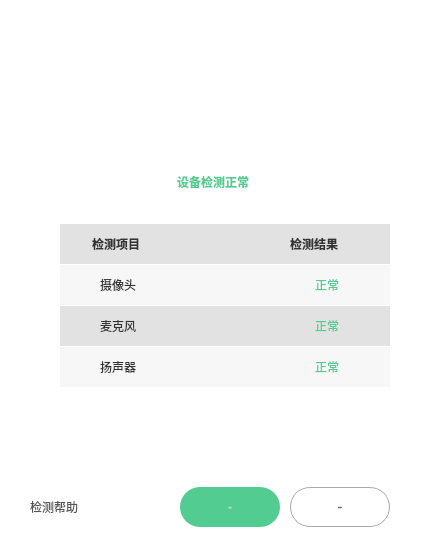
     <widget class="QWidget" name="page_result">
      <property name="styleSheet">
       <string notr="true">	background-color: rgb(255,255,255);</string>
      </property>
      <layout class="QGridLayout" name="gridLayout_7">
       <property name="leftMargin">
        <number>0</number>
       </property>
       <property name="topMargin">
        <number>112</number>
       </property>
       <property name="rightMargin">
        <number>0</number>
       </property>
       <property name="bottomMargin">
        <number>20</number>
       </property>
       <property name="spacing">
        <number>0</number>
       </property>
       <item row="0" column="0">
        <layout class="QVBoxLayout" name="verticalLayout_10">
         <property name="spacing">
          <number>0</number>
         </property>
         <item>
          <layout class="QHBoxLayout" name="horizontalLayout_31">
           <property name="spacing">
            <number>0</number>
           </property>
           <property name="leftMargin">
            <number>201</number>
           </property>
           <item>
            <widget class="QLabel" name="label_result">
             <property name="minimumSize">
              <size>
               <width>48</width>
               <height>48</height>
              </size>
             </property>
             <property name="maximumSize">
              <size>
               <width>48</width>
               <height>48</height>
              </size>
             </property>
             <property name="styleSheet">
              <string notr="true">border-image:url(:/ctrl/img/ctrl/Dev_Sucess.png)</string>
             </property>
             <property name="text">
              <string/>
             </property>
            </widget>
           </item>
           <item>
            <spacer name="horizontalSpacer_14">
             <property name="orientation">
              <enum>Qt::Horizontal</enum>
             </property>
             <property name="sizeHint" stdset="0">
              <size>
               <width>40</width>
               <height>20</height>
              </size>
             </property>
            </spacer>
           </item>
          </layout>
         </item>
         <item>
          <spacer name="verticalSpacer_20">
           <property name="orientation">
            <enum>Qt::Vertical</enum>
           </property>
           <property name="sizeType">
            <enum>QSizePolicy::Fixed</enum>
           </property>
           <property name="sizeHint" stdset="0">
            <size>
             <width>20</width>
             <height>12</height>
            </size>
           </property>
          </spacer>
         </item>
         <item>
          <layout class="QHBoxLayout" name="horizontalLayout_32">
           <property name="spacing">
            <number>0</number>
           </property>
           <property name="leftMargin">
            <number>177</number>
           </property>
           <item>
            <widget class="QLabel" name="label_title">
             <property name="styleSheet">
              <string notr="true">color:rgba(82,204,144,1);
font: 16px &quot;微软雅黑&quot;;
font-weight:500;</string>
             </property>
             <property name="text">
              <string>设备检测正常</string>
             </property>
            </widget>
           </item>
           <item>
            <spacer name="horizontalSpacer_7">
             <property name="orientation">
              <enum>Qt::Horizontal</enum>
             </property>
             <property name="sizeHint" stdset="0">
              <size>
               <width>40</width>
               <height>20</height>
              </size>
             </property>
            </spacer>
           </item>
          </layout>
         </item>
         <item>
          <spacer name="verticalSpacer_21">
           <property name="orientation">
            <enum>Qt::Vertical</enum>
           </property>
           <property name="sizeType">
            <enum>QSizePolicy::Fixed</enum>
           </property>
           <property name="sizeHint" stdset="0">
            <size>
             <width>20</width>
             <height>32</height>
            </size>
           </property>
          </spacer>
         </item>
         <item>
          <layout class="QHBoxLayout" name="horizontalLayout_33">
           <property name="spacing">
            <number>0</number>
           </property>
           <property name="leftMargin">
            <number>60</number>
           </property>
           <item>
            <layout class="QGridLayout" name="gridLayout_6">
             <property name="horizontalSpacing">
              <number>0</number>
             </property>
             <property name="verticalSpacing">
              <number>1</number>
             </property>
             <item row="0" column="0">
              <widget class="QWidget" name="widget" native="true">
               <property name="minimumSize">
                <size>
                 <width>330</width>
                 <height>40</height>
                </size>
               </property>
               <property name="maximumSize">
                <size>
                 <width>330</width>
                 <height>40</height>
                </size>
               </property>
               <property name="styleSheet">
                <string notr="true">background:rgba(226,226,226,1);</string>
               </property>
               <layout class="QHBoxLayout" name="horizontalLayout_14">
                <property name="spacing">
                 <number>0</number>
                </property>
                <property name="leftMargin">
                 <number>32</number>
                </property>
                <property name="rightMargin">
                 <number>40</number>
                </property>
                <item>
                 <widget class="QLabel" name="label_23">
                  <property name="minimumSize">
                   <size>
                    <width>60</width>
                    <height>16</height>
                   </size>
                  </property>
                  <property name="maximumSize">
                   <size>
                    <width>56</width>
                    <height>16</height>
                   </size>
                  </property>
                  <property name="styleSheet">
                   <string notr="true">color:rgba(51,51,51,1);
font: 14px &quot;微软雅黑&quot;;
font-weight:500;</string>
                  </property>
                  <property name="text">
                   <string>检测项目</string>
                  </property>
                 </widget>
                </item>
                <item>
                 <spacer name="horizontalSpacer_16">
                  <property name="orientation">
                   <enum>Qt::Horizontal</enum>
                  </property>
                  <property name="sizeHint" stdset="0">
                   <size>
                    <width>135</width>
                    <height>19</height>
                   </size>
                  </property>
                 </spacer>
                </item>
                <item>
                 <widget class="QLabel" name="label_27">
                  <property name="minimumSize">
                   <size>
                    <width>60</width>
                    <height>16</height>
                   </size>
                  </property>
                  <property name="maximumSize">
                   <size>
                    <width>60</width>
                    <height>16</height>
                   </size>
                  </property>
                  <property name="styleSheet">
                   <string notr="true">color:rgba(51,51,51,1);
font: 14px &quot;微软雅黑&quot;;
font-weight:500;</string>
                  </property>
                  <property name="text">
                   <string>检测结果</string>
                  </property>
                 </widget>
                </item>
               </layout>
              </widget>
             </item>
             <item row="1" column="0">
              <widget class="QWidget" name="widget_2" native="true">
               <property name="minimumSize">
                <size>
                 <width>330</width>
                 <height>40</height>
                </size>
               </property>
               <property name="maximumSize">
                <size>
                 <width>330</width>
                 <height>40</height>
                </size>
               </property>
               <property name="styleSheet">
                <string notr="true">background:rgba(247,247,247,1);</string>
               </property>
               <layout class="QHBoxLayout" name="horizontalLayout_15">
                <property name="spacing">
                 <number>0</number>
                </property>
                <property name="leftMargin">
                 <number>40</number>
                </property>
                <property name="topMargin">
                 <number>9</number>
                </property>
                <property name="rightMargin">
                 <number>40</number>
                </property>
                <item>
                 <widget class="QLabel" name="label_24">
                  <property name="minimumSize">
                   <size>
                    <width>56</width>
                    <height>16</height>
                   </size>
                  </property>
                  <property name="maximumSize">
                   <size>
                    <width>60</width>
                    <height>16</height>
                   </size>
                  </property>
                  <property name="styleSheet">
                   <string notr="true">color:rgba(51,51,51,1);
font: 14px &quot;微软雅黑&quot;;</string>
                  </property>
                  <property name="text">
                   <string>摄像头</string>
                  </property>
                 </widget>
                </item>
                <item>
                 <spacer name="horizontalSpacer_17">
                  <property name="orientation">
                   <enum>Qt::Horizontal</enum>
                  </property>
                  <property name="sizeHint" stdset="0">
                   <size>
                    <width>132</width>
                    <height>19</height>
                   </size>
                  </property>
                 </spacer>
                </item>
                <item>
                 <widget class="QLabel" name="label_ico_camera">
                  <property name="minimumSize">
                   <size>
                    <width>24</width>
                    <height>24</height>
                   </size>
                  </property>
                  <property name="maximumSize">
                   <size>
                    <width>24</width>
                    <height>24</height>
                   </size>
                  </property>
                  <property name="styleSheet">
                   <string notr="true">border-image:url(:/ctrl/img/ctrl/Dev_Scuess.png);</string>
                  </property>
                  <property name="text">
                   <string/>
                  </property>
                 </widget>
                </item>
                <item>
                 <widget class="QLabel" name="label_ico_c">
                  <property name="minimumSize">
                   <size>
                    <width>35</width>
                    <height>16</height>
                   </size>
                  </property>
                  <property name="maximumSize">
                   <size>
                    <width>56</width>
                    <height>16</height>
                   </size>
                  </property>
                  <property name="styleSheet">
                   <string notr="true">color:rgba(82,204,144,1);
font: 16px &quot;微软雅黑&quot;;</string>
                  </property>
                  <property name="text">
                   <string>正常</string>
                  </property>
                 </widget>
                </item>
               </layout>
              </widget>
             </item>
             <item row="2" column="0">
              <widget class="QWidget" name="widget_3" native="true">
               <property name="minimumSize">
                <size>
                 <width>330</width>
                 <height>40</height>
                </size>
               </property>
               <property name="maximumSize">
                <size>
                 <width>330</width>
                 <height>40</height>
                </size>
               </property>
               <property name="styleSheet">
                <string notr="true">background:rgba(226,226,226,1);</string>
               </property>
               <layout class="QHBoxLayout" name="horizontalLayout_16">
                <property name="spacing">
                 <number>0</number>
                </property>
                <property name="leftMargin">
                 <number>40</number>
                </property>
                <property name="rightMargin">
                 <number>40</number>
                </property>
                <item>
                 <widget class="QLabel" name="label_25">
                  <property name="minimumSize">
                   <size>
                    <width>56</width>
                    <height>16</height>
                   </size>
                  </property>
                  <property name="maximumSize">
                   <size>
                    <width>60</width>
                    <height>16</height>
                   </size>
                  </property>
                  <property name="styleSheet">
                   <string notr="true">color:rgba(51,51,51,1);
font: 14px &quot;微软雅黑&quot;;</string>
                  </property>
                  <property name="text">
                   <string>麦克风</string>
                  </property>
                 </widget>
                </item>
                <item>
                 <spacer name="horizontalSpacer_18">
                  <property name="orientation">
                   <enum>Qt::Horizontal</enum>
                  </property>
                  <property name="sizeHint" stdset="0">
                   <size>
                    <width>197</width>
                    <height>19</height>
                   </size>
                  </property>
                 </spacer>
                </item>
                <item>
                 <widget class="QLabel" name="label_ico_mic">
                  <property name="minimumSize">
                   <size>
                    <width>24</width>
                    <height>24</height>
                   </size>
                  </property>
                  <property name="maximumSize">
                   <size>
                    <width>24</width>
                    <height>24</height>
                   </size>
                  </property>
                  <property name="styleSheet">
                   <string notr="true">border-image:url(:/ctrl/img/ctrl/Dev_Scuess.png);</string>
                  </property>
                  <property name="text">
                   <string/>
                  </property>
                 </widget>
                </item>
                <item>
                 <widget class="QLabel" name="label_ico_m">
                  <property name="minimumSize">
                   <size>
                    <width>35</width>
                    <height>16</height>
                   </size>
                  </property>
                  <property name="maximumSize">
                   <size>
                    <width>56</width>
                    <height>16</height>
                   </size>
                  </property>
                  <property name="styleSheet">
                   <string notr="true">color:rgba(82,204,144,1);
font: 16px &quot;微软雅黑&quot;;</string>
                  </property>
                  <property name="text">
                   <string>正常</string>
                  </property>
                 </widget>
                </item>
               </layout>
              </widget>
             </item>
             <item row="3" column="0">
              <widget class="QWidget" name="widget_4" native="true">
               <property name="minimumSize">
                <size>
                 <width>330</width>
                 <height>40</height>
                </size>
               </property>
               <property name="maximumSize">
                <size>
                 <width>330</width>
                 <height>40</height>
                </size>
               </property>
               <property name="styleSheet">
                <string notr="true">background:rgba(247,247,247,1);</string>
               </property>
               <layout class="QHBoxLayout" name="horizontalLayout_17">
                <property name="spacing">
                 <number>0</number>
                </property>
                <property name="leftMargin">
                 <number>40</number>
                </property>
                <property name="rightMargin">
                 <number>40</number>
                </property>
                <item>
                 <widget class="QLabel" name="label_26">
                  <property name="minimumSize">
                   <size>
                    <width>56</width>
                    <height>16</height>
                   </size>
                  </property>
                  <property name="maximumSize">
                   <size>
                    <width>60</width>
                    <height>16</height>
                   </size>
                  </property>
                  <property name="styleSheet">
                   <string notr="true">color:rgba(51,51,51,1);
font: 14px &quot;微软雅黑&quot;;</string>
                  </property>
                  <property name="text">
                   <string>扬声器</string>
                  </property>
                 </widget>
                </item>
                <item>
                 <spacer name="horizontalSpacer_19">
                  <property name="orientation">
                   <enum>Qt::Horizontal</enum>
                  </property>
                  <property name="sizeHint" stdset="0">
                   <size>
                    <width>197</width>
                    <height>19</height>
                   </size>
                  </property>
                 </spacer>
                </item>
                <item>
                 <widget class="QLabel" name="label_ico_speak">
                  <property name="minimumSize">
                   <size>
                    <width>24</width>
                    <height>24</height>
                   </size>
                  </property>
                  <property name="maximumSize">
                   <size>
                    <width>24</width>
                    <height>24</height>
                   </size>
                  </property>
                  <property name="styleSheet">
                   <string notr="true">border-image:url(:/ctrl/img/ctrl/Dev_Scuess.png);</string>
                  </property>
                  <property name="text">
                   <string/>
                  </property>
                 </widget>
                </item>
                <item>
                 <widget class="QLabel" name="label_ico_s">
                  <property name="minimumSize">
                   <size>
                    <width>35</width>
                    <height>16</height>
                   </size>
                  </property>
                  <property name="maximumSize">
                   <size>
                    <width>56</width>
                    <height>16</height>
                   </size>
                  </property>
                  <property name="styleSheet">
                   <string notr="true">color:rgba(82,204,144,1);
font: 16px &quot;微软雅黑&quot;;</string>
                  </property>
                  <property name="text">
                   <string>正常</string>
                  </property>
                 </widget>
                </item>
               </layout>
              </widget>
             </item>
            </layout>
           </item>
           <item>
            <spacer name="horizontalSpacer_32">
             <property name="orientation">
              <enum>Qt::Horizontal</enum>
             </property>
             <property name="sizeHint" stdset="0">
              <size>
               <width>40</width>
               <height>20</height>
              </size>
             </property>
            </spacer>
           </item>
          </layout>
         </item>
         <item>
          <spacer name="verticalSpacer_22">
           <property name="orientation">
            <enum>Qt::Vertical</enum>
           </property>
           <property name="sizeHint" stdset="0">
            <size>
             <width>20</width>
             <height>100</height>
            </size>
           </property>
          </spacer>
         </item>
         <item>
          <layout class="QHBoxLayout" name="horizontalLayout_18">
           <property name="spacing">
            <number>10</number>
           </property>
           <property name="leftMargin">
            <number>30</number>
           </property>
           <property name="rightMargin">
            <number>40</number>
           </property>
           <item>
            <widget class="CDisEnablePushButton" name="pushButton_help">
             <property name="styleSheet">
              <string notr="true">color:rgba(85,85,85,1);
font: 14px &quot;微软雅黑&quot;;
border:0px;</string>
             </property>
             <property name="text">
              <string>检测帮助</string>
             </property>
             <property name="icon">
              <iconset resource="../../VLive/VLive.qrc">
               <normaloff>:/ctrl/img/ctrl/Dev_help.png</normaloff>:/ctrl/img/ctrl/Dev_help.png</iconset>
             </property>
             <property name="iconSize">
              <size>
               <width>22</width>
               <height>22</height>
              </size>
             </property>
             <property name="autoDefault">
              <bool>false</bool>
             </property>
             <property name="default">
              <bool>false</bool>
             </property>
            </widget>
           </item>
           <item>
            <spacer name="horizontalSpacer_20">
             <property name="orientation">
              <enum>Qt::Horizontal</enum>
             </property>
             <property name="sizeHint" stdset="0">
              <size>
               <width>40</width>
               <height>20</height>
              </size>
             </property>
            </spacer>
           </item>
           <item>
            <widget class="QPushButton" name="pushButton_GoClass">
             <property name="enabled">
              <bool>true</bool>
             </property>
             <property name="minimumSize">
              <size>
               <width>100</width>
               <height>40</height>
              </size>
             </property>
             <property name="maximumSize">
              <size>
               <width>100</width>
               <height>40</height>
              </size>
             </property>
             <property name="font">
              <font>
               <family>微软雅黑</family>
               <pointsize>-1</pointsize>
               <weight>50</weight>
               <italic>false</italic>
               <bold>false</bold>
              </font>
             </property>
             <property name="styleSheet">
              <string notr="true">QPushButton{	
font: 14px &quot;微软雅黑&quot;;
	color: rgb(255, 255, 255);
	border:0px;
	border-radius:20px;
	background-color: rgb(82, 204, 144);
}

QPushButton:hover{
	color: rgb(255, 255, 255);
	border:0px;
	border-radius:20px;
	background-color: rgb(52, 184, 119);
}

QPushButton:!enabled{
	color: rgb(255, 255, 255);
	border:0px;
	border-radius:20px;	
	background-color: rgb(220, 244, 232);
}

</string>
             </property>
             <property name="text">
              <string>去上课</string>
             </property>
            </widget>
           </item>
           <item>
            <widget class="QPushButton" name="pushButton_ReDevTesting">
             <property name="enabled">
              <bool>true</bool>
             </property>
             <property name="minimumSize">
              <size>
               <width>100</width>
               <height>40</height>
              </size>
             </property>
             <property name="maximumSize">
              <size>
               <width>100</width>
               <height>40</height>
              </size>
             </property>
             <property name="font">
              <font>
               <family>微软雅黑</family>
               <pointsize>-1</pointsize>
               <weight>50</weight>
               <italic>false</italic>
               <bold>false</bold>
              </font>
             </property>
             <property name="styleSheet">
              <string notr="true">QPushButton{	
font: 14px &quot;微软雅黑&quot;;
	color:rgba(85,85,85,1);
	border:1px solid rgba(170,170,170,1);
	border-radius:20px;

}

QPushButton:hover{

	color: rgb(68, 68, 68);
	border: 1px solid rgb(196, 196, 196);
	border-radius:20px;
	background-color: rgb(196, 196, 196);
}

QPushButton:pressed{

	color: rgb(68, 68, 68);
	border: 1px solid rgb(153, 153, 153);
	border-radius:20px;
	background-color: rgb(153, 153, 153);
}
QPushButton:!enabled{
	color: rgb(255, 255, 255);
	border:0px;
	border-radius:20px;	
	background-color: rgb(220, 244, 232);
}

</string>
             </property>
             <property name="text">
              <string>重新检测</string>
             </property>
            </widget>
           </item>
          </layout>
         </item>
        </layout>
       </item>
      </layout>
     </widget>
